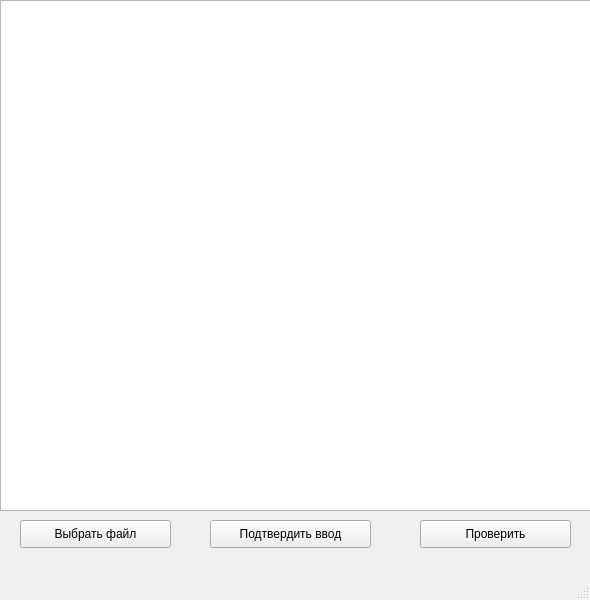
<?xml version="1.0" encoding="UTF-8"?>
<ui version="4.0">
 <class>MainWindow</class>
 <widget class="QMainWindow" name="MainWindow">
  <property name="geometry">
   <rect>
    <x>0</x>
    <y>0</y>
    <width>590</width>
    <height>600</height>
   </rect>
  </property>
  <property name="windowTitle">
   <string>MainWindow</string>
  </property>
  <widget class="QWidget" name="centralwidget">
   <widget class="QTextEdit" name="textEdit">
    <property name="geometry">
     <rect>
      <x>0</x>
      <y>0</y>
      <width>591</width>
      <height>511</height>
     </rect>
    </property>
    <property name="html">
     <string>&lt;!DOCTYPE HTML PUBLIC &quot;-//W3C//DTD HTML 4.0//EN&quot; &quot;http://www.w3.org/TR/REC-html40/strict.dtd&quot;&gt;
&lt;html&gt;&lt;head&gt;&lt;meta name=&quot;qrichtext&quot; content=&quot;1&quot; /&gt;&lt;style type=&quot;text/css&quot;&gt;
p, li { white-space: pre-wrap; }
&lt;/style&gt;&lt;/head&gt;&lt;body style=&quot; font-family:'MS Shell Dlg 2'; font-size:7.8pt; font-weight:400; font-style:normal;&quot;&gt;
&lt;p style=&quot;-qt-paragraph-type:empty; margin-top:0px; margin-bottom:0px; margin-left:0px; margin-right:0px; -qt-block-indent:0; text-indent:0px; font-family:'MS Shell Dlg 2';&quot;&gt;&lt;br /&gt;&lt;/p&gt;&lt;/body&gt;&lt;/html&gt;</string>
    </property>
   </widget>
   <widget class="QPushButton" name="pushButton">
    <property name="geometry">
     <rect>
      <x>210</x>
      <y>520</y>
      <width>161</width>
      <height>28</height>
     </rect>
    </property>
    <property name="text">
     <string>Подтвердить ввод</string>
    </property>
   </widget>
   <widget class="QPushButton" name="pushButton_2">
    <property name="geometry">
     <rect>
      <x>20</x>
      <y>520</y>
      <width>151</width>
      <height>28</height>
     </rect>
    </property>
    <property name="text">
     <string>Выбрать файл</string>
    </property>
   </widget>
   <widget class="QPushButton" name="pushButton_3">
    <property name="geometry">
     <rect>
      <x>420</x>
      <y>520</y>
      <width>151</width>
      <height>28</height>
     </rect>
    </property>
    <property name="text">
     <string>Проверить</string>
    </property>
   </widget>
  </widget>
  <widget class="QMenuBar" name="menubar">
   <property name="geometry">
    <rect>
     <x>0</x>
     <y>0</y>
     <width>590</width>
     <height>26</height>
    </rect>
   </property>
  </widget>
  <widget class="QStatusBar" name="statusbar"/>
 </widget>
 <resources/>
 <connections/>
</ui>
